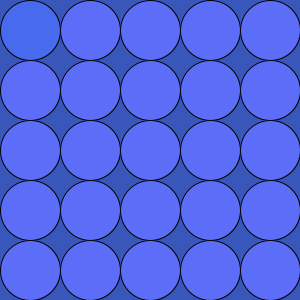
Frame 1 (no input)
Frame 60 (the mouse pressed at the canvas centre just before this capture): identical to frame 1, image omitted
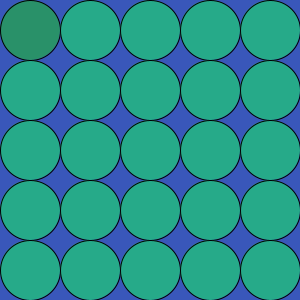
Frame 120 (the mouse held since frame 60 and released just before this capture)

The Processing sketch that drew these frames (run headless with seeded random() and noise(); from frame 60 on, the mouse is pressed at the canvas centre):

// Processing sketch: week03_9_diff_color_random_colorMode
// ── week03_9_diff_color_random_colorMode.pde
void setup()
{
  size(300, 300); // 視窗大小
  colorMode(HSB, 360, 100, 100); // 色彩範圍
  chooseColor();
}
void mousePressed()
{
  chooseColor(); // 當按下滑鼠就選一個顏色
}
int I, J;
float h, s, b, dh, ds, db;
void chooseColor() // 隨機選取一個顏色
{
  h = random(360);
  s = random(50, 100);
  b = random(50, 100); // 50以上的亮度比較亮
  dh = random(-10, +10);
  ds = random(-10, +10);
  db = random(-10, +10);
}
void draw()
{
  background(226, 69, 73); 
  for (int i=0; i<5; i++){
    for (int j=0; j<5; j++){
      fill(h, s, b); // 填色
      fill(h+dh, s+ds, b+db);
      if (i==I && j==J) fill(h+dh, s+ds, b+db);
      else fill (h, s, b);
      ellipse(30+j*60, 30+i*60, 60, 60);  // +30修正偏差位置
    }
  }
}
